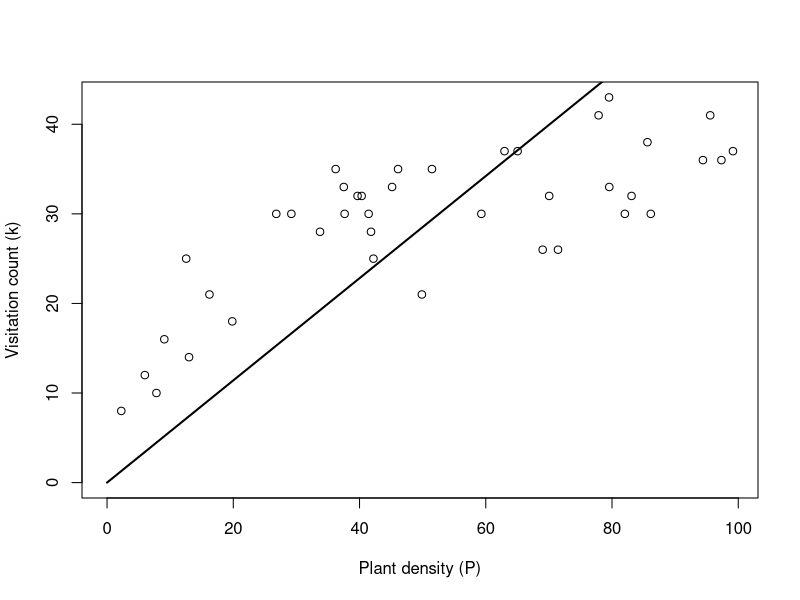

Write R code to recreate this figure.
# ~~~~~~~~~~~~~~~~~~~~~~~~~~~~~~~~~~~~~~~~~~~~~~~~~~~~~~~~~~
# Fitting models f1-f3 to a randomly-generated 
# visitation rate dataset -------
# ~~~~~~~~~~~~~~~~~~~~~~~~~~~~~~~~~~~~~~~~~~~~~~~~~~~~~~~~~~

# set.seed(1)

n <- 40 # Sample size
P <- runif(n, 0, 100) # Plant densities

a <- 3.333 # True value of 'a'
h <- 0.025 # True value of 'h'

k <- NULL # Visitation counts
for(i in 1:n){
  # Generate a 'k' for each 'P' assuming the truth 
  # is Type 2 (model f2)
  k[i] <- rpois(1, a * P[i] / (1 + a * h * P[i]) )
}


plot(P, k,
     xlim = c(0, max(P)),
     ylim = c(0, max(k)),
     xlab = 'Plant density (P)',
     ylab = 'Visitation count (k)')

#~~~~~~~~~~~~~~~~~~~~~~~~~~~~
# Type I (model f1) ---------
#~~~~~~~~~~~~~~~~~~~~~~~~~~~~
nlL.pois.f1 <- function(par){
  a <- par['a']
  -sum(dpois(k, a * P, log = TRUE))
}

fit.f1 <- optim(par = list(a = 1),
                fn = nlL.pois.f1)
print(fit.f1)

plot.f1 <- function(x, fit){
  a <- fit$par['a']
  return(a * x)
}
curve(plot.f1(x, fit.f1), 
      add = TRUE,
      lwd = 2)

#~~~~~~~~~~~~~~~~~~~~~~~~~~~~~~~~~~~~~~~~~~~~~~~~~~~~~~~~~~~
# Continue yourself ------------------------------------------------------------
# Now fit the Type II (f2) and Type III (f3) models and 
# compare their 1) parameter MLEs and 2) likelihoods.
#~~~~~~~~~~~~~~~~~~~~~~~~~~~~~~~~~~~~~~~~~~~~~~~~~~~~~~~~~~~




#~~~~~~~~~~~~~~~~~~~~~~~~~~~~~~
# Comparisons -----------------
#~~~~~~~~~~~~~~~~~~~~~~~~~~~~~~
# Parameter estimates ---------
print(c(a = a, h = h, theta = 1))


# Negative log-Likelihoods -----


# Define and apply functions for AIC and BIC ------



############################################################
############################################################
# The following is provided simply for you to have the 
# final code of the 
# lesson plan.  You don't need to use it for the above 
# in-class exercise.
############################################################
############################################################

# library(bbmle)
# 
# # bbmle needs the negative log likelihood function formulated differently
# nlL.pois.f1.bbmle <- function(a){
#   -sum(dpois(k, a * P, log = TRUE))
# }
# 
# fit <- mle2(nlL.pois.f1.bbmle, 
#             start = list(a = 0.2))
# print(fit)
# confint(fit)

############################################################
############################################################
############################################################